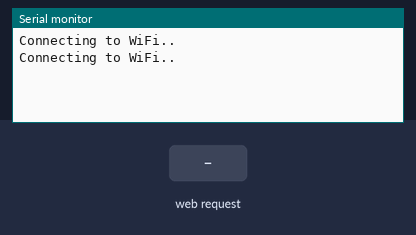
The sketch below on a simulated ESP8266 (NodeMCU). Parts: the last lines printed to the serial monitor. The test bench sets the inputs (shaded band). WiFi joins after 1.5 s; servers stay silent unless stated.

Above: at 3.2 s.
3.3 s: HTTP request GET / received
At 4.2 s:
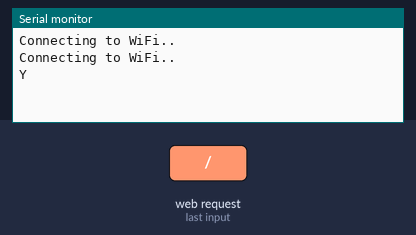
4.8 s: HTTP request GET /N received
At 5.3 s:
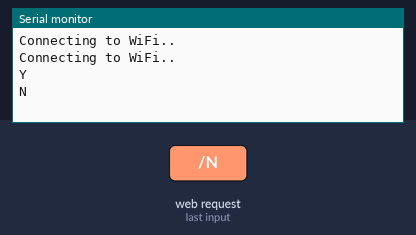
6.3 s: HTTP request GET /D received
At 7.5 s:
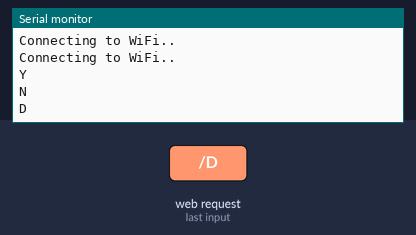
7.8 s: HTTP request GET /A received
At 8.7 s:
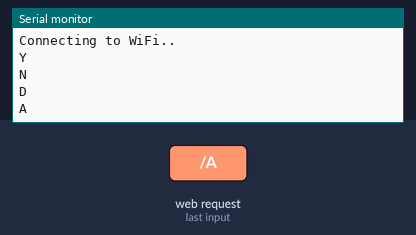
9.3 s: HTTP request GET /GET received
At 9.9 s:
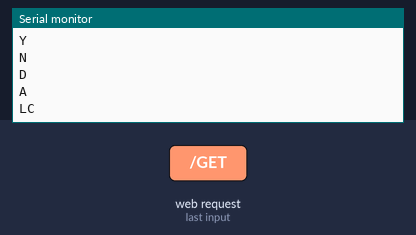

The sketch:

espget.ino
```cpp
#include <ESP8266WiFi.h>
#include <ESP8266WebServer.h>
#include <ESP8266HTTPClient.h>
#include <Wire.h>
#include <string>
using namespace std;
/*
const char* ssid = "ESP";  // Enter SSID here
const char* password = "qwer1234";  //Enter Password here

IPAddress local_ip(192,168,43,250);
IPAddress gateway(192,168,43,1);
IPAddress subnet(255,255,255,0);
*/

const char* ssid = "nazik";
const char* password = "27092000f";


ESP8266WebServer server(80);

const char* host = "192.168.43.80";

void setup () {

 Serial.begin(115200);
// WiFi.softAP(ssid, password);
// WiFi.softAPConfig(local_ip, gateway, subnet);
 WiFi.begin(ssid, password);
  while (WiFi.status() != WL_CONNECTED) {
    delay(1000);
    Serial.println("Connecting to WiFi..");
  }
 server.on("/", Start);
 server.on("/N", OFF);
 server.on("/Y", ON);
 server.on("/D", DAT);
 server.on("/A", AUTO);

 server.on("/GET",HTTP_GET, [](){

  String CLRGBID=server.arg("text");
  sendOnBoard(CLRGBID);
  server.send(200,"text/plain","OK");
  }
 );
 /*
 server.on("/N", OFF);
 server.on("/N", OFF);
 server.on("/N", OFF);
 server.on("/N", OFF);
 server.on("/N", OFF);
 server.on("/N", OFF);
 server.on("/N", OFF);
 server.on("/N", OFF);
 server.on("/N", OFF);
 server.on("/N", OFF);
 server.on("/N", OFF);
 */
 server.begin();
}

void loop() {
  server.handleClient();
}
void sendOnBoard(String in)
{
 String temp = "";
 String comm = "LC";
  for (int i = 0; i < in.length(); ++i)
  {
    if (in[i] != '-') temp += in[i]; else
    {

      //++i;
      if (temp.length() == 1)
      {
        comm += temp;
      }
      else if (temp.length()==2)
      {
        int tint = (temp[0] - '0')*10+ (temp[1] - '0');
        char tchar = tint;
        comm += tchar;
      }
      else
      {
        int tint = (temp[0] - '0') * 100 + (temp[0] - '0') * 10 + (temp[1] - '0');
        char tchar = tint;
        comm += tchar;
      }
      temp = "";
    }
  }
  Serial.println(comm);
  }
void Start() {
  Serial.println("Y");
  server.send(200, "text/html", "");
}
void OFF() {
  Serial.println("N");
  server.send(200, "text/html", "");
}
void ON() {
  Serial.println("Y");
  server.send(200, "text/html", "");
}
void DAT() {
  Serial.println("D");
  server.send(200, "text/html", "");
}
void AUTO() {
  Serial.println("A");
  server.send(200, "text/html", "");
}

/*
void set_on(){
  Get();
  server.send(200, "text/html", "");
}
void Get() {


  // Use WiFiClient class to create TCP connections
  WiFiClient client;
  const int httpPort = 80;
  if (!client.connect(host, httpPort)) {      /// подключаемся к серверу
    Serial.println("D");
    return;
  }
   /// если подключились, отправляем чего от сервера хотим
              // сам GET запрос с ID и ключем
    client.println("/config");
              // говорим к какому хосту обращаемся (на сервере может быть несколько сайтов)
   // client.println("Host: api.openweathermap.org");
              // говорим что закончили
   // client.println("Connection: close");
    client.println();

  delay(1000);  // ждем немного
                // читаем ответ и отправляем его в Serial
  while(client.available()){
   String line = client.readStringUntil('\r');
    Serial.print(line);
  }

  Serial.println();
}
*/
```

Measured:
- after the input at 3.3 s, the serial monitor: prints a new line at once (image 1)
- after the input at 4.8 s, the serial monitor: prints a new line at once (image 2)
- after the input at 6.3 s, the serial monitor: prints a new line at once (image 3)
- after the input at 7.8 s, the serial monitor: prints a new line at once (image 4)
- after the input at 9.3 s, the serial monitor: prints a new line at once (image 5)
